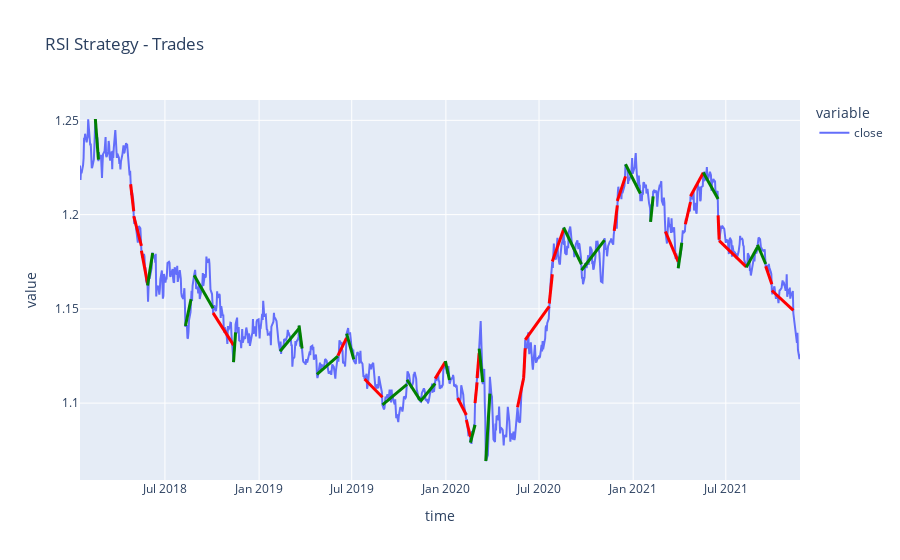

Notebook cell for this chart:
### Markdown cell above
## Visualizing the Backtest

### Code cell
# analysing closed positions only
backtest_result = backtest_result[backtest_result['status'] == 'closed']

# visualizing trades
fig_backtest = px.line(df, x='time', y=['close'], title='RSI Strategy - Trades')

# adding trades to plots
for i, position in backtest_result.iterrows():
    if position.status == 'closed':
        fig_backtest.add_shape(type="line",
            x0=position.open_datetime, y0=position.open_price, x1=position.close_datetime, y1=position.close_price,
            line=dict(
                color="green" if position.profit >= 0 else "red",
                width=3)
            )

fig_backtest

### Figure 1 — Plotly figure (JSON) as saved in the notebook; plotly's stock layout.template omitted (floating-point values rounded to 4 significant figures; data arrays with more than 128 entries replaced by an {"elided": "..."} marker saying what was removed)
{"data": [{"hovertemplate": "variable=close<br>time=%{x}<br>value=%{y}<extra></extra>", "legendgroup": "close", "line": {"color": "#636efa", "dash": "solid"}, "mode": "lines", "name": "close", "orientation": "v", "showlegend": true, "type": "scatter", "x": {"elided": "1000 str values"}, "xaxis": "x", "y": {"elided": "1000 float values"}, "yaxis": "y"}], "layout": {"legend": {"title": {"text": "variable"}, "tracegroupgap": 0}, "shapes": [{"line": {"color": "green", "width": 3}, "type": "line", "x0": "2018-02-15T00:00:00", "x1": "2018-02-21T00:00:00", "y0": 1.251, "y1": 1.229}, {"line": {"color": "red", "width": 3}, "type": "line", "x0": "2018-04-25T00:00:00", "x1": "2018-05-01T00:00:00", "y0": 1.216, "y1": 1.202}, {"line": {"color": "red", "width": 3}, "type": "line", "x0": "2018-05-01T00:00:00", "x1": "2018-05-16T00:00:00", "y0": 1.199, "y1": 1.183}, {"line": {"color": "red", "width": 3}, "type": "line", "x0": "2018-05-16T00:00:00", "x1": "2018-05-28T00:00:00", "y0": 1.181, "y1": 1.164}, {"line": {"color": "green", "width": 3}, "type": "line", "x0": "2018-05-28T00:00:00", "x1": "2018-06-07T00:00:00", "y0": 1.162, "y1": 1.18}, {"line": {"color": "green", "width": 3}, "type": "line", "x0": "2018-08-10T00:00:00", "x1": "2018-08-21T00:00:00", "y0": 1.141, "y1": 1.155}, {"line": {"color": "green", "width": 3}, "type": "line", "x0": "2018-08-27T00:00:00", "x1": "2018-10-03T00:00:00", "y0": 1.168, "y1": 1.15}, {"line": {"color": "red", "width": 3}, "type": "line", "x0": "2018-10-03T00:00:00", "x1": "2018-11-12T00:00:00", "y0": 1.148, "y1": 1.131}, {"line": {"color": "green", "width": 3}, "type": "line", "x0": "2018-11-12T00:00:00", "x1": "2018-11-16T00:00:00", "y0": 1.122, "y1": 1.138}, {"line": {"color": "green", "width": 3}, "type": "line", "x0": "2019-02-11T00:00:00", "x1": "2019-03-20T00:00:00", "y0": 1.127, "y1": 1.14}, {"line": {"color": "green", "width": 3}, "type": "line", "x0": "2019-03-20T00:00:00", "x1": "2019-03-26T00:00:00", "y0": 1.141, "y1": 1.129}, {"line": {"color": "green", "width": 3}, "type": "line", "x0": "2019-04-24T00:00:00", "x1": "2019-06-04T00:00:00", "y0": 1.115, "y1": 1.125}, {"line": {"color": "red", "width": 3}, "type": "line", "x0": "2019-06-04T00:00:00", "x1": "2019-06-21T00:00:00", "y0": 1.125, "y1": 1.135}, {"line": {"color": "green", "width": 3}, "type": "line", "x0": "2019-06-21T00:00:00", "x1": "2019-07-05T00:00:00", "y0": 1.137, "y1": 1.123}, {"line": {"color": "red", "width": 3}, "type": "line", "x0": "2019-07-26T00:00:00", "x1": "2019-08-30T00:00:00", "y0": 1.113, "y1": 1.103}, {"line": {"color": "green", "width": 3}, "type": "line", "x0": "2019-08-30T00:00:00", "x1": "2019-10-17T00:00:00", "y0": 1.099, "y1": 1.11}, {"line": {"color": "green", "width": 3}, "type": "line", "x0": "2019-10-17T00:00:00", "x1": "2019-11-12T00:00:00", "y0": 1.112, "y1": 1.101}, {"line": {"color": "green", "width": 3}, "type": "line", "x0": "2019-11-12T00:00:00", "x1": "2019-12-11T00:00:00", "y0": 1.101, "y1": 1.11}, {"line": {"color": "red", "width": 3}, "type": "line", "x0": "2019-12-11T00:00:00", "x1": "2019-12-31T00:00:00", "y0": 1.113, "y1": 1.122}, {"line": {"color": "green", "width": 3}, "type": "line", "x0": "2019-12-31T00:00:00", "x1": "2020-01-08T00:00:00", "y0": 1.122, "y1": 1.112}, {"line": {"color": "red", "width": 3}, "type": "line", "x0": "2020-01-24T00:00:00", "x1": "2020-02-10T00:00:00", "y0": 1.103, "y1": 1.094}, {"line": {"color": "red", "width": 3}, "type": "line", "x0": "2020-02-10T00:00:00", "x1": "2020-02-18T00:00:00", "y0": 1.091, "y1": 1.082}, {"line": {"color": "green", "width": 3}, "type": "line", "x0": "2020-02-18T00:00:00", "x1": "2020-02-27T00:00:00", "y0": 1.079, "y1": 1.088}, {"line": {"color": "red", "width": 3}, "type": "line", "x0": "2020-02-27T00:00:00", "x1": "2020-03-02T00:00:00", "y0": 1.1, "y1": 1.111}, {"line": {"color": "red", "width": 3}, "type": "line", "x0": "2020-03-02T00:00:00", "x1": "2020-03-06T00:00:00", "y0": 1.113, "y1": 1.127}, {"line": {"color": "green", "width": 3}, "type": "line", "x0": "2020-03-06T00:00:00", "x1": "2020-03-13T00:00:00", "y0": 1.129, "y1": 1.111}, {"line": {"color": "green", "width": 3}, "type": "line", "x0": "2020-03-19T00:00:00", "x1": "2020-03-27T00:00:00", "y0": 1.069, "y1": 1.105}, {"line": {"color": "red", "width": 3}, "type": "line", "x0": "2020-05-20T00:00:00", "x1": "2020-06-01T00:00:00", "y0": 1.098, "y1": 1.113}, {"line": {"color": "red", "width": 3}, "type": "line", "x0": "2020-06-01T00:00:00", "x1": "2020-06-04T00:00:00", "y0": 1.113, "y1": 1.129}, {"line": {"color": "red", "width": 3}, "type": "line", "x0": "2020-06-04T00:00:00", "x1": "2020-07-21T00:00:00", "y0": 1.134, "y1": 1.151}, {"line": {"color": "red", "width": 3}, "type": "line", "x0": "2020-07-21T00:00:00", "x1": "2020-07-27T00:00:00", "y0": 1.153, "y1": 1.168}, {"line": {"color": "red", "width": 3}, "type": "line", "x0": "2020-07-27T00:00:00", "x1": "2020-08-18T00:00:00", "y0": 1.175, "y1": 1.192}, {"line": {"color": "green", "width": 3}, "type": "line", "x0": "2020-08-18T00:00:00", "x1": "2020-09-22T00:00:00", "y0": 1.193, "y1": 1.174}, {"line": {"color": "green", "width": 3}, "type": "line", "x0": "2020-09-22T00:00:00", "x1": "2020-11-06T00:00:00", "y0": 1.17, "y1": 1.186}, {"line": {"color": "red", "width": 3}, "type": "line", "x0": "2020-11-25T00:00:00", "x1": "2020-12-01T00:00:00", "y0": 1.191, "y1": 1.205}, {"line": {"color": "red", "width": 3}, "type": "line", "x0": "2020-12-01T00:00:00", "x1": "2020-12-17T00:00:00", "y0": 1.207, "y1": 1.22}, {"line": {"color": "green", "width": 3}, "type": "line", "x0": "2020-12-17T00:00:00", "x1": "2021-01-15T00:00:00", "y0": 1.227, "y1": 1.211}, {"line": {"color": "green", "width": 3}, "type": "line", "x0": "2021-02-04T00:00:00", "x1": "2021-02-09T00:00:00", "y0": 1.196, "y1": 1.21}, {"line": {"color": "red", "width": 3}, "type": "line", "x0": "2021-03-05T00:00:00", "x1": "2021-03-30T00:00:00", "y0": 1.191, "y1": 1.175}, {"line": {"color": "green", "width": 3}, "type": "line", "x0": "2021-03-30T00:00:00", "x1": "2021-04-06T00:00:00", "y0": 1.172, "y1": 1.185}, {"line": {"color": "red", "width": 3}, "type": "line", "x0": "2021-04-13T00:00:00", "x1": "2021-04-23T00:00:00", "y0": 1.195, "y1": 1.207}, {"line": {"color": "red", "width": 3}, "type": "line", "x0": "2021-04-23T00:00:00", "x1": "2021-05-18T00:00:00", "y0": 1.21, "y1": 1.222}, {"line": {"color": "green", "width": 3}, "type": "line", "x0": "2021-05-18T00:00:00", "x1": "2021-06-16T00:00:00", "y0": 1.222, "y1": 1.208}, {"line": {"color": "red", "width": 3}, "type": "line", "x0": "2021-06-16T00:00:00", "x1": "2021-06-18T00:00:00", "y0": 1.2, "y1": 1.187}, {"line": {"color": "red", "width": 3}, "type": "line", "x0": "2021-06-18T00:00:00", "x1": "2021-08-10T00:00:00", "y0": 1.186, "y1": 1.172}, {"line": {"color": "green", "width": 3}, "type": "line", "x0": "2021-08-10T00:00:00", "x1": "2021-09-01T00:00:00", "y0": 1.172, "y1": 1.183}, {"line": {"color": "green", "width": 3}, "type": "line", "x0": "2021-09-01T00:00:00", "x1": "2021-09-17T00:00:00", "y0": 1.184, "y1": 1.174}, {"line": {"color": "red", "width": 3}, "type": "line", "x0": "2021-09-17T00:00:00", "x1": "2021-09-29T00:00:00", "y0": 1.173, "y1": 1.163}, {"line": {"color": "red", "width": 3}, "type": "line", "x0": "2021-09-29T00:00:00", "x1": "2021-11-10T00:00:00", "y0": 1.16, "y1": 1.149}], "title": {"text": "RSI Strategy - Trades"}, "xaxis": {"anchor": "y", "domain": [0, 1], "title": {"text": "time"}}, "yaxis": {"anchor": "x", "domain": [0, 1], "title": {"text": "value"}}}}
